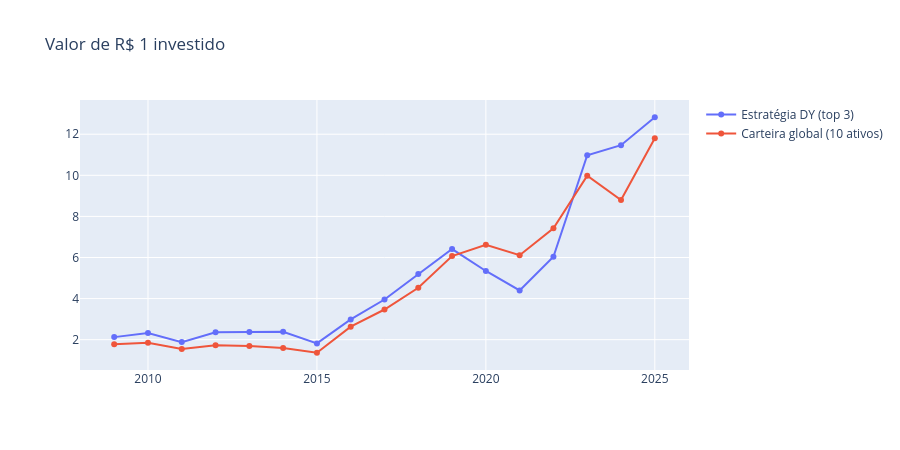

The notebook cell this image was saved under:
### Markdown cell above
Código da tarefa T10.

### Code cell
import plotly.graph_objects as go

preco_ajustado_ano = df_comum.groupby(df_comum.index.year).last()
retorno_ano = preco_ajustado_ano.pct_change()

retorno_estrategia = {}
for ano in df_dy.index:
    if ano + 1 <= ultimo_ano_completo:
        escolhidas = df_dy.loc[ano].nlargest(3).index
        retorno_estrategia[ano + 1] = retorno_ano.loc[ano + 1, escolhidas].mean()

anos = list(retorno_estrategia.keys())
df_comparacao = pd.DataFrame({
    "Estratégia DY (top 3)": pd.Series(retorno_estrategia),
    "Carteira global (10 ativos)": retorno_ano.loc[anos].mean(axis=1),
})
display((df_comparacao * 100).round(2))

display(pd.DataFrame({
    "Retorno acumulado (%)": ((1 + df_comparacao).prod() - 1) * 100,
    "Retorno médio anual (%)": df_comparacao.mean() * 100,
    "Desvio anual (%)": df_comparacao.std() * 100,
}).round(2))
display(f"Anos em que a estratégia venceu: {(df_comparacao.iloc[:, 0] > df_comparacao.iloc[:, 1]).sum()} de {len(df_comparacao)}")

acumulado = (1 + df_comparacao).cumprod()
fig = go.Figure()
for col in acumulado.columns:
    fig.add_trace(go.Scatter(x=acumulado.index, y=acumulado[col], name=col))
fig.update_layout(title="Valor de R$ 1 investido", height=450)

### Figure 1 — Plotly figure (JSON) as saved in the notebook; plotly's stock layout.template omitted (floating-point values rounded to 4 significant figures)
{"data": [{"name": "Estratégia DY (top 3)", "type": "scatter", "x": [2009, 2010, 2011, 2012, 2013, 2014, 2015, 2016, 2017, 2018, 2019, 2020, 2021, 2022, 2023, 2024, 2025], "y": [2.124, 2.324, 1.882, 2.362, 2.376, 2.382, 1.817, 2.985, 3.954, 5.197, 6.411, 5.343, 4.395, 6.033, 10.98, 11.47, 12.83]}, {"name": "Carteira global (10 ativos)", "type": "scatter", "x": [2009, 2010, 2011, 2012, 2013, 2014, 2015, 2016, 2017, 2018, 2019, 2020, 2021, 2022, 2023, 2024, 2025], "y": [1.773, 1.855, 1.548, 1.732, 1.688, 1.595, 1.363, 2.632, 3.468, 4.524, 6.07, 6.616, 6.114, 7.418, 9.982, 8.801, 11.8]}], "layout": {"height": 450, "title": {"text": "Valor de R$ 1 investido"}}}
